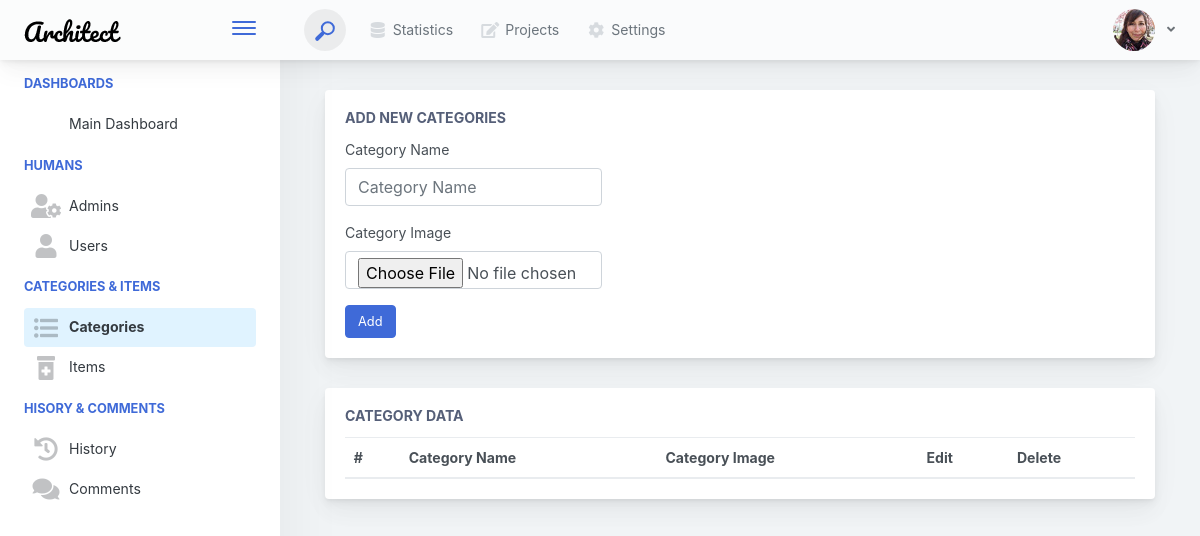
/admin/manage_categories.php, run on an earlier commit of the app's database.
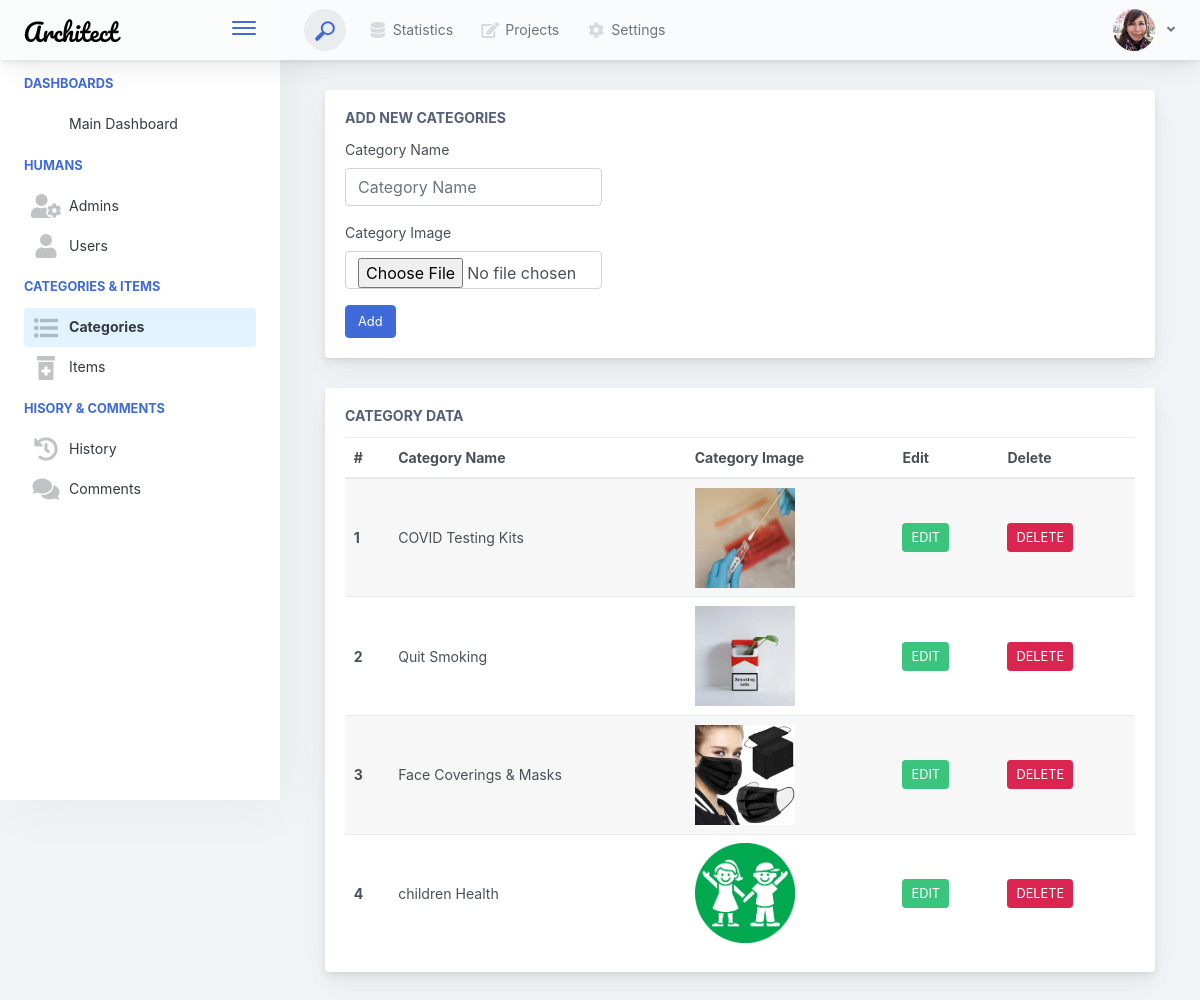
And on a later commit of the database.
### tables this page shows
CREATE TABLE `category` (
  `cat_id` int(11) NOT NULL,
  `cat_name` varchar(50) DEFAULT NULL,
  `cat_image` text DEFAULT NULL
);

### admin/manage_categories.php (the view, shortened to what this page needs)
<?php
include("includes/config.php");
?>
<?php include("includes/header.php");  ?>
<div class="app-main">
<?php include("includes/sidebar.php"); ?>
    <div class="app-main__outer">
        <div class="app-main__inner">
            <div class="col">
                <div class="main-card mb-3 card">
                    <div class="card-body">
                        <h5 class="card-title">Add New Categories</h5>
                        <form class="needs-validation" novalidate  method="post" enctype="multipart/form-data">
                            <div class="form-row">
                                <div class="col-md-4 mb-3">
                                    <label for="validationCustom01">Category Name</label>
                                    <input type="text" name="category_name" value="<?php echo @$u_category_name; ?>" class="form-control" id="validationCustom01" placeholder="Category Name" required>
                                </div>
                            </div>
                            <div class="form-row">
                                <div class="col-md-4 mb-3">
                                    <label for="validationCustom01">Category Image</label>
                                    <input type="file" name="category_image" value="<?php echo $u_category_image; ?>" class="form-control" id="validationCustom01"   required>
                                </div>
                            </div>
                            <button class="btn btn-primary" style="display:<?php echo (@$_GET["method"]!="edit")?'':'none'; ?>" name="add_category" type="submit">Add </button>
                        </form>
                    </div>
                </div>
            </div>
            <div class="col-lg-12">
                <div class="main-card mb-3 card">
                    <div class="card-body">
                        <h5 class="card-title">Category Data</h5>
                        <table class="mb-0 table table-striped">
                            <thead>
                                <tr>
                                    <th>#</th>
                                    <th>Category Name</th>
                                    <th>Category Image</th>
                                    <th>Edit</th>
                                    <th>Delete</th>
                                </tr>
                            </thead>
                            <tbody>
                            <?php
                                 $select_cat="SELECT * FROM category ";
                                $query_cat=mysqli_query($conn,$select_cat);
                                while($row_cat=mysqli_fetch_assoc($query_cat)){ ?>
                                <tr>
                                    <th scope="row"><?php echo $row_cat["cat_id"]; ?></th>
                                    <td><?php echo $row_cat["cat_name"]; ?></td>
                                    <td><img src="assets/categories_images/<?php echo $row_cat["cat_image"]; ?>" width="100px" height="100px" alt="" srcset=""></td>
                                    <td>
                                        <div class="table-data-feature">
                                                           <a href="manage_categories.php?method=edit&&id=<?php echo $row_cat["cat_id"];?>">
                                                           <button  type="submit" name="edit_btn" class="btn btn-success btn-sm"> EDIT</button>
                                                        </a>
                                </td>
                                <td>
                                                            <a href="manage_categories.php?method=delete&&id=<?php echo $row_cat["cat_id"];?>">
                                                            <button type="submit" name="delete_admin" class="btn btn-danger btn-sm"> DELETE</button>
                                                        </a>
                                                    </div>
                                <?php }?>
                            </tbody>
                        </table>
                    </div>
                </div>
            </div>
        </div>
    </div>
</div>

### admin/includes/header.php (shortened to what this page needs)
<!doctype html>
<html lang="en">
<head>
    <link rel="stylesheet" href="https://cdn.jsdelivr.net/npm/bootstrap-icons@1.7.1/font/bootstrap-icons.css">
    <link href="./main.css" rel="stylesheet">
</head>
<body>
    <div class="app-container app-theme-white body-tabs-shadow fixed-sidebar fixed-header">
        <div class="app-header header-shadow">
            <div class="app-header__logo">
                <div class="logo-src"></div>
                <div class="header__pane ml-auto">
                    <div>
                        <button type="button" class="hamburger close-sidebar-btn hamburger--elastic" data-class="closed-sidebar">
                            <span class="hamburger-box">
                                <span class="hamburger-inner"></span>
                            </span>
                        </button>
                    </div>
                </div>
            </div>
            <div class="app-header__content">
                <div class="app-header-left">
                    <div class="search-wrapper">
                        <div class="input-holder">
                            <button class="search-icon"><span></span></button>
                        </div>
                    </div>
                    <ul class="header-menu nav">
                        <li class="nav-item">
                            <a href="javascript:void(0);" class="nav-link">
                                <i class="nav-link-icon fa fa-database"> </i>
                                Statistics
                            </a>
                        </li>
                        <li class="btn-group nav-item">
                            <a href="javascript:void(0);" class="nav-link">
                                <i class="nav-link-icon fa fa-edit"></i>
                                Projects
                            </a>
                        </li>
                        <li class="dropdown nav-item">
                            <a href="javascript:void(0);" class="nav-link">
                                <i class="nav-link-icon fa fa-cog"></i>
                                Settings
                            </a>
                        </li>
                    </ul>
                </div>
                <div class="app-header-right">
                    <div class="header-btn-lg pr-0">
                        <div class="widget-content p-0">
                            <div class="widget-content-wrapper">
                                <div class="widget-content-left">
                                    <div class="btn-group">
                                        <a data-toggle="dropdown" aria-haspopup="true" aria-expanded="false" class="p-0 btn">
                                            <img width="42" class="rounded-circle" src="assets/images/avatars/1.jpg" alt="">
                                            <i class="fa fa-angle-down ml-2 opacity-8"></i>
                                        </a>
                                    </div>
                                </div>
                            </div>
                        </div>
                    </div>
                </div>
            </div>
        </div>

### admin/includes/sidebar.php (shortened to what this page needs)
<div class="app-sidebar sidebar-shadow">
    <div class="scrollbar-sidebar">
        <div class="app-sidebar__inner">
            <ul class="vertical-nav-menu">
                <li class="app-sidebar__heading">Dashboards</li>
                <li>
                    <a href="index.html"  id="manage-dash">
                        <i class="metismenu-icon pe-7s-rocket"></i>
                        Main Dashboard
                    </a>
                </li>
                <li class="app-sidebar__heading">Humans</li>
                <li>
                    <a href="manage_admin.php" id="manage-admins">
                        <i class="metismenu-icon fas fa-user-cog"></i>
                        Admins
                    </a>
                </li>
                <li>
                    <a href="manage_users.php" id="manage-users">
                        <i class="metismenu-icon fas fa-user"></i>
                        Users
                    </a>
                </li>
                <li class="app-sidebar__heading">Categories & Items</li>
                <li>
                    <a href="manage_categories.php" id="manage-cat">
                        <i class="metismenu-icon fas fa-list-ul"></i>
                        Categories
                    </a>
                </li>
                <li>
                    <a href="manage_items.php" id="manage-item" class="">
                        <i class="metismenu-icon fas fa-prescription-bottle-alt"></i>
                        Items
                    </a>
                </li>
                <li class="app-sidebar__heading">Hisory & Comments</li>
                <li>
                    <a href="manage_history.php" id="manage-history">
                        <i class="metismenu-icon   fas fa-history"></i>
                        History
                    </a>
                </li>
                <li>
                    <a href="manage_comments.php" id="manage-comments">
                        <i class="metismenu-icon fas fa-comments"></i>
                        Comments
                    </a>
                </li>
            </ul>
        </div>
    </div>
</div>

What changed in the data, as far as the page shows it:
added category: cat_id "1", cat_name "COVID Testing Kits", cat_image (picture)
added category: cat_id "2", cat_name "Quit Smoking", cat_image (picture)
added category: cat_id "3", cat_name "Face Coverings & Masks", cat_image (picture)
added category: cat_id "4", cat_name "children Health", cat_image (picture)
